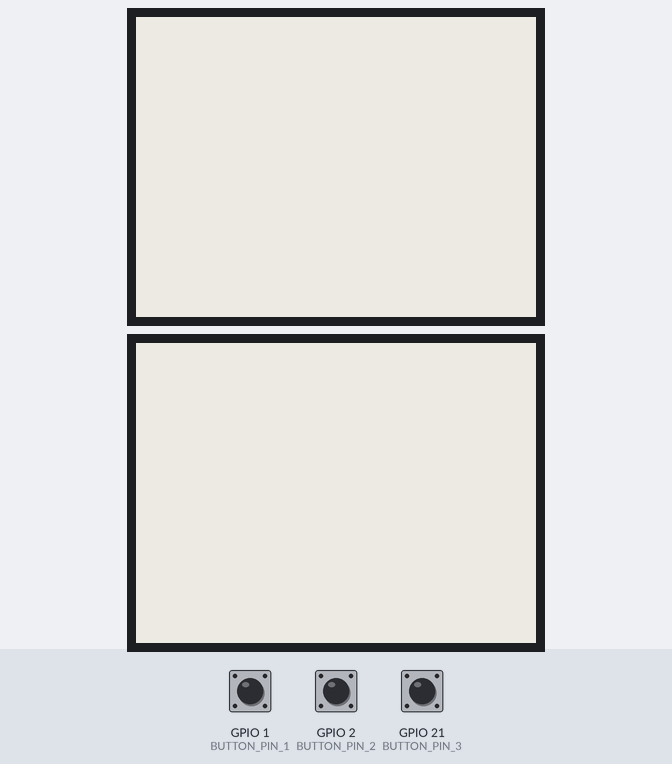
Bench run of a program on a simulated ESP32-S3. Parts: 2 × 300×400 one-colour display. The inputs (shaded band) are chosen by the test bench; at power-on: GPIO 1 (BUTTON_PIN_1) HIGH, GPIO 2 (BUTTON_PIN_2) HIGH, GPIO 21 (BUTTON_PIN_3) HIGH. Storage starts empty; what the program prints to the serial monitor is not drawn.

Above: at 4.3 s.
4.4 s: GPIO 1 (BUTTON_PIN_1) pulled LOW for 0.15 s
7.5 s: GPIO 2 (BUTTON_PIN_2) pulled LOW for 1 s
At 12.9 s:
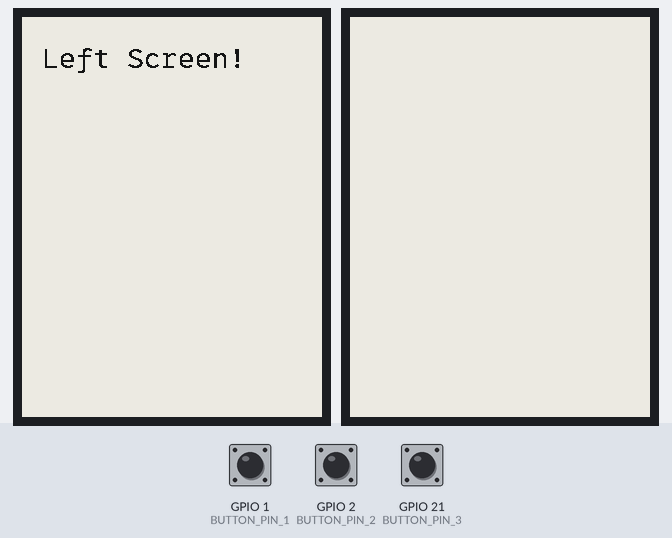
13.9 s: GPIO 21 (BUTTON_PIN_3) pulled LOW for 3.2 s
18.6 s: GPIO 1 (BUTTON_PIN_1) pulled LOW for 3.2 s
At 24.7 s:
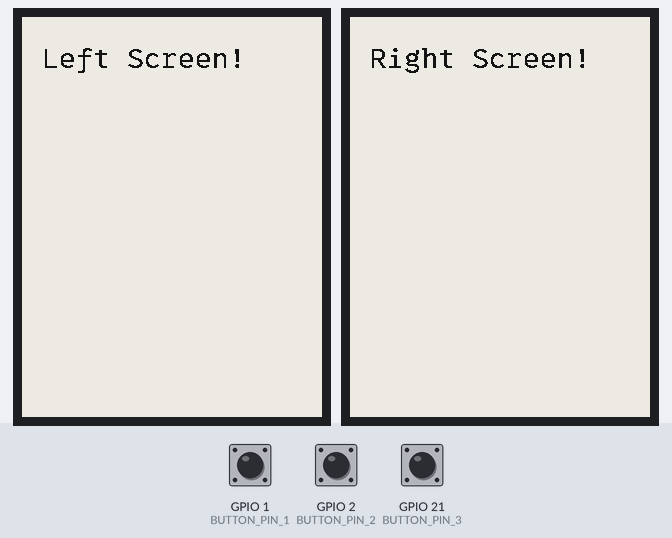
24.8 s: GPIO 2 (BUTTON_PIN_2) pulled LOW for 0.15 s
At 33.2 s:
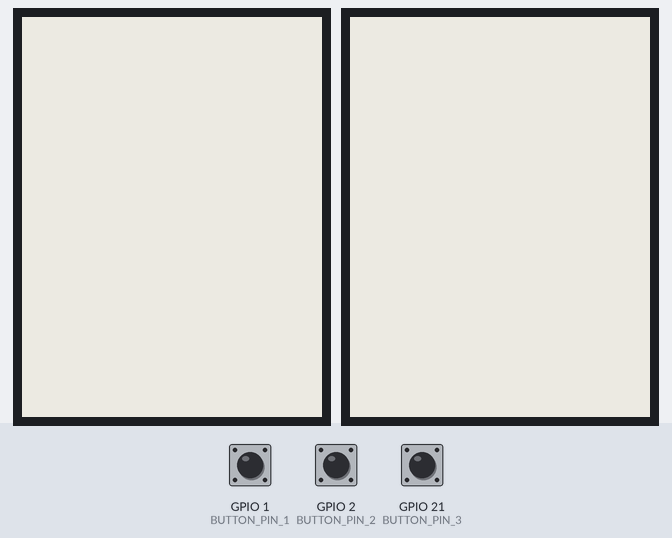
Timing chart, 0 to 34.3 s (numbered marks = the images above; inputs shaded):
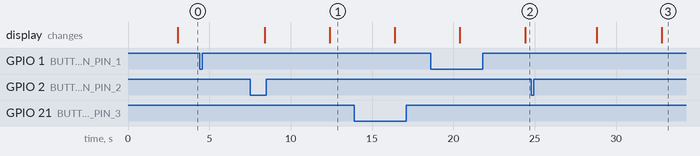

The program:

main.cpp
```cpp
#include <Arduino.h>
#include <GxEPD2_BW.h>
#include <FS.h>
#include <SD.h>
#include <SPI.h>
#include <OxProto_Regular14pt7b.h>

//Button pins
#define BUTTON_PIN_1 1
#define BUTTON_PIN_2 2
#define BUTTON_PIN_3 21

// Shared SPI pins
#define SPI_SCK  12
#define SPI_MOSI 11

// SD pins
#define SD_SCK_PIN  14
#define SD_MISO_PIN 17
#define SD_MOSI_PIN  6
#define SD_CS_PIN    16

//Right screen pin definitions
#define DC_R_PIN   9
#define RES_R_PIN  5
#define BUSY_R_PIN 4
#define SCREEN_R_CS_PIN 10

//Left screen pin definitions
#define DC_L_PIN   8
#define RES_L_PIN  15
#define BUSY_L_PIN 18
#define SCREEN_L_CS_PIN 7

GFXfont font = OxProto_Regular14pt7b;

int b1_state;
int b2_state;
int b3_state;
int b1_state_prev = HIGH;
int b2_state_prev = HIGH;
int b3_state_prev = HIGH;

SPIClass sharedSpi = SPIClass(FSPI);
SPIClass sdSpi = SPIClass(HSPI);

// Left display init
GxEPD2_BW<GxEPD2_420_GDEY042T81, GxEPD2_420_GDEY042T81::HEIGHT> displayLeft(
    GxEPD2_420_GDEY042T81(SCREEN_L_CS_PIN, DC_L_PIN, RES_L_PIN, BUSY_L_PIN)
);

//Right display init
GxEPD2_BW<GxEPD2_420_GDEY042T81, GxEPD2_420_GDEY042T81::HEIGHT> displayRight(
    GxEPD2_420_GDEY042T81(SCREEN_R_CS_PIN, DC_R_PIN, RES_R_PIN, BUSY_R_PIN)
);

void home_screen_print(){
  Serial.println("White paging everything!");

  do {
    displayRight.fillScreen(GxEPD_WHITE);
  } while (displayRight.nextPage());
  displayRight.hibernate();

  do {
    displayLeft.fillScreen(GxEPD_WHITE);
  } while (displayLeft.nextPage());
  displayLeft.hibernate();

}

void right_screen_print(){
  Serial.println("Printing to right screen!");
  do {
    displayRight.fillScreen(GxEPD_WHITE);
    displayRight.setCursor(20, 50);
    displayRight.printf("Right Screen!");

  } while (displayRight.nextPage());

  displayRight.hibernate();

}

void left_screen_print(){
  Serial.println("Printing to left screen!");
  do {
    displayLeft.fillScreen(GxEPD_WHITE);
    displayLeft.setCursor(20, 50);
    displayLeft.printf("Left Screen!");

  } while (displayLeft.nextPage());

  displayLeft.hibernate();

}

void setup() {
  Serial.begin(115200);
  for(int i = 3; i > 0; i--) { delay(1000); }

  //pinMode setup
  pinMode(SD_MISO_PIN, INPUT_PULLUP);
  pinMode(BUSY_L_PIN, INPUT_PULLUP);
  pinMode(BUSY_R_PIN, INPUT_PULLUP);
  pinMode(BUTTON_PIN_1, INPUT_PULLUP);
  pinMode(BUTTON_PIN_2, INPUT_PULLUP);
  pinMode(BUTTON_PIN_3, INPUT_PULLUP);

  //Screens setup
  Serial.println("Setting up right screen!");
  displayRight.setRotation(1);
  displayRight.setFont(&font);
  displayRight.setTextColor(GxEPD_BLACK);
  displayRight.setFullWindow();
  displayRight.firstPage();

  Serial.println("Printing left screen!");
  displayLeft.setRotation(1);
  displayLeft.setFont(&font);
  displayLeft.setTextColor(GxEPD_BLACK);
  displayLeft.setFullWindow();
  displayLeft.firstPage();

  //Booting up SPIs and selecting display ones
  sharedSpi.begin(SPI_SCK, -1, SPI_MOSI, -1);
  sdSpi.begin(SD_SCK_PIN, SD_MISO_PIN, SD_MOSI_PIN, -1);
  displayLeft.epd2.selectSPI(sharedSpi, SPISettings(2000000, MSBFIRST, SPI_MODE0));
  displayRight.epd2.selectSPI(sharedSpi, SPISettings(2000000, MSBFIRST, SPI_MODE0));

  //Initializing both displays
  displayLeft.init(115200, true, 50, false);
  displayRight.init(115200, true, 50, false);

  //Card mount and display to serial
  Serial.println("Pinging card...");
  if(!SD.begin(SD_CS_PIN, sdSpi, 1000000)) {
    Serial.println("[ERROR]: Mount Failed. Board is physically unresponsive.");
    return;
  }
  Serial.println("[SUCCESS]: Card Mounted!");
  uint64_t cardSize = SD.cardSize() / (1024 * 1024);
  Serial.printf("Size: %llu MB\n", cardSize);
}

void loop() {
  b1_state = digitalRead(BUTTON_PIN_1);
  b2_state = digitalRead(BUTTON_PIN_2);
  b3_state = digitalRead(BUTTON_PIN_3);

  if(b1_state_prev == HIGH && b1_state == LOW){
    left_screen_print();
  }
  if(b2_state_prev == HIGH && b2_state == LOW){
    home_screen_print();
  }
  if(b3_state_prev == HIGH && b3_state == LOW){
    right_screen_print();
  }

  b1_state_prev = b1_state;
  b2_state_prev = b2_state;
  b3_state_prev = b3_state;
}
```

Source omitted: egular14pt7b.h (data table, 21504 bytes)

Measured:
- after the input at 4.4 s, every drawn part: stays the same
- after the input at 7.5 s, the display: first differs from a run without the input after 4.9 s (image 1)
- after the input at 18.6 s, the display: first differs from a run without the input after 5.8 s (image 2)
- after the input at 24.8 s, the display: first changes after 4.0 s (image 3 shows a later state)
